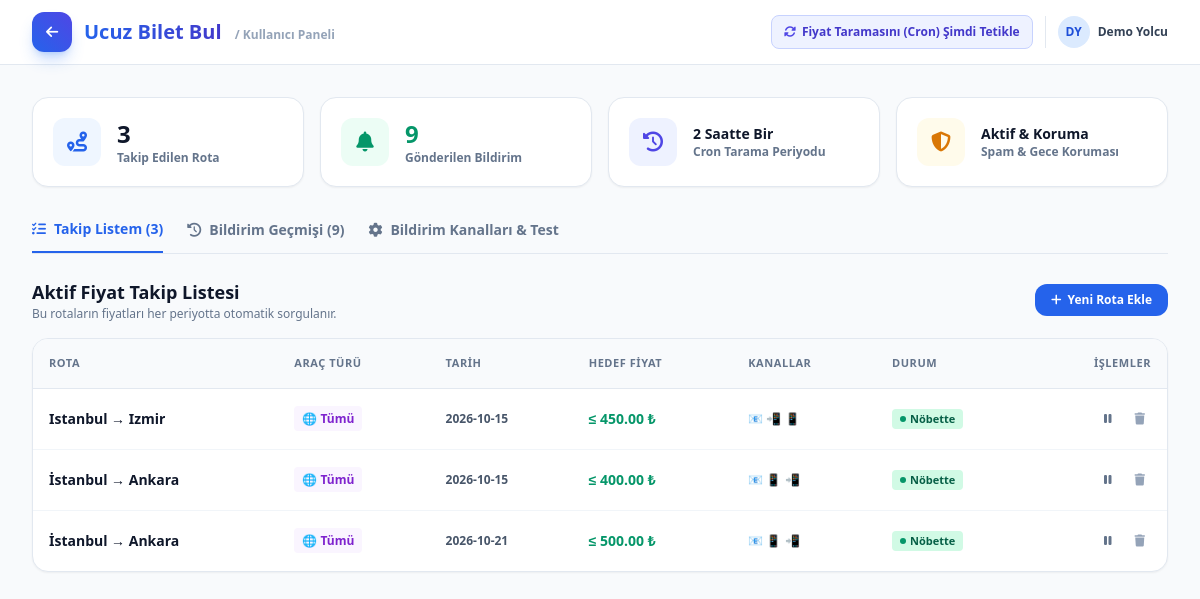
/dashboard, run on the app's committed database.
### tables this page shows
CREATE TABLE users (
            id TEXT PRIMARY KEY,
            email TEXT UNIQUE NOT NULL,
            password_hash TEXT NOT NULL,
            full_name TEXT NOT NULL,
            telegram_chat_id TEXT,
            phone_number TEXT,
            web_push_subscription TEXT,
            notification_preferences TEXT,
            created_at TIMESTAMP DEFAULT CURRENT_TIMESTAMP
        );

CREATE TABLE tracked_routes (
            id TEXT PRIMARY KEY,
            user_id TEXT NOT NULL,
            origin_city TEXT NOT NULL,
            origin_code TEXT,
            destination_city TEXT NOT NULL,
            destination_code TEXT,
            transport_type TEXT NOT NULL, -- 'flight', 'train', 'bus', 'all'
            target_price REAL NOT NULL,
            travel_date_start TEXT NOT NULL,
            travel_date_end TEXT,
            is_active INTEGER DEFAULT 1,
            active_channels TEXT, -- JSON array: ['email', 'push', 'telegram']
            last_checked_at TIMESTAMP,
            last_notified_at TIMESTAMP,
            created_at TIMESTAMP DEFAULT CURRENT_TIMESTAMP,
            FOREIGN KEY (user_id) REFERENCES users(id) ON DELETE CASCADE
        );

### app/main.py (the view)
@app.get("/dashboard", response_class=HTMLResponse)
async def dashboard_page(request: Request):
    demo_user_id = "demo-user-1"
    tracked_routes = await TrackerService.get_user_tracked_routes(demo_user_id)
    logs = await TrackerService.get_notification_logs(demo_user_id)
    conn = await get_db()
    try:
        user_row = await conn.execute("SELECT * FROM users WHERE id = ?", (demo_user_id,))
        user = dict(await user_row.fetchone() or {})
        if user.get("notification_preferences"):
            try:
                user["notification_preferences"] = json.loads(user["notification_preferences"])
            except Exception:
                pass
    finally:
        await conn.close()
    return templates.TemplateResponse(
        request=request,
        name="dashboard.html",
        context={
            "app_name": settings.APP_NAME,
            "cities": TURKEY_CITIES,
            "routes": tracked_routes,
            "logs": logs,
            "user": user
        }
    )

### app/templates/dashboard.html (shortened to what this page needs)
<!DOCTYPE html>
<html lang="tr">
<head>
    <script src="https://cdn.tailwindcss.com"></script>
    <link rel="stylesheet" href="https://cdnjs.cloudflare.com/ajax/libs/font-awesome/6.4.0/css/all.min.css">
    <link rel="stylesheet" href="/static/css/style.css">
</head>
<body class="bg-slate-50 text-slate-800 font-sans antialiased">
    <nav class="bg-white border-b border-slate-200 sticky top-0 z-40">
        <div class="max-w-7xl mx-auto px-4 sm:px-6 lg:px-8 h-16 flex items-center justify-between">
            <div class="flex items-center gap-3">
                <a href="/" class="w-10 h-10 rounded-xl bg-gradient-to-tr from-blue-600 to-indigo-600 flex items-center justify-center text-white text-xl shadow-lg shadow-blue-500/30">
                    <i class="fa-solid fa-arrow-left text-sm"></i>
                </a>
                <div>
                    <a href="/" class="text-xl font-black bg-gradient-to-r from-blue-600 to-indigo-700 bg-clip-text text-transparent">
                    </a>
                    <span class="text-xs text-slate-400 font-semibold ml-2">/ Kullanıcı Paneli</span>
                </div>
            </div>
            <div class="flex items-center gap-3">
                <button onclick="triggerCronNow()" class="bg-indigo-50 hover:bg-indigo-100 text-indigo-700 font-bold px-3 py-2 rounded-lg text-xs flex items-center gap-1.5 border border-indigo-200 transition">
                    <i class="fa-solid fa-rotate text-indigo-600"></i>
                    <span>Fiyat Taramasını (Cron) Şimdi Tetikle</span>
                </button>
                <div class="flex items-center gap-2">
                    <div class="w-8 h-8 rounded-full bg-blue-100 text-blue-700 font-bold flex items-center justify-center text-xs">
                        DY
                    </div>
                    <span class="text-xs font-bold text-slate-700 hidden sm:inline">{{ user.full_name or 'Demo Yolcu' }}</span>
                </div>
            </div>
        </div>
    </nav>
    <main class="max-w-7xl mx-auto px-4 sm:px-6 lg:px-8 py-8">
        <div class="grid grid-cols-1 md:grid-cols-4 gap-4 mb-8">
            <div class="bg-white p-5 rounded-2xl border border-slate-200 shadow-sm flex items-center gap-4">
                <div class="w-12 h-12 rounded-xl bg-blue-50 text-blue-600 flex items-center justify-center text-xl font-bold">
                    <i class="fa-solid fa-route"></i>
                </div>
                <div>
                    <div class="text-2xl font-black text-slate-900" id="statTrackCount">{{ routes|length }}</div>
                    <div class="text-xs text-slate-500 font-semibold">Takip Edilen Rota</div>
                </div>
            </div>
            <div class="bg-white p-5 rounded-2xl border border-slate-200 shadow-sm flex items-center gap-4">
                <div class="w-12 h-12 rounded-xl bg-emerald-50 text-emerald-600 flex items-center justify-center text-xl font-bold">
                    <i class="fa-solid fa-bell"></i>
                </div>
                <div>
                    <div class="text-2xl font-black text-emerald-600">{{ logs|length }}</div>
                    <div class="text-xs text-slate-500 font-semibold">Gönderilen Bildirim</div>
                </div>
            </div>
            <div class="bg-white p-5 rounded-2xl border border-slate-200 shadow-sm flex items-center gap-4">
                <div class="w-12 h-12 rounded-xl bg-indigo-50 text-indigo-600 flex items-center justify-center text-xl font-bold">
                    <i class="fa-solid fa-clock-rotate-left"></i>
                </div>
                <div>
                    <div class="text-sm font-bold text-slate-900">2 Saatte Bir</div>
                    <div class="text-xs text-slate-500 font-semibold">Cron Tarama Periyodu</div>
                </div>
            </div>
            <div class="bg-white p-5 rounded-2xl border border-slate-200 shadow-sm flex items-center gap-4">
                <div class="w-12 h-12 rounded-xl bg-amber-50 text-amber-600 flex items-center justify-center text-xl font-bold">
                    <i class="fa-solid fa-shield-halved"></i>
                </div>
                <div>
                    <div class="text-sm font-bold text-slate-900">Aktif & Koruma</div>
                    <div class="text-xs text-slate-500 font-semibold">Spam & Gece Koruması</div>
                </div>
            </div>
        </div>
        <div class="flex border-b border-slate-200 mb-6 gap-6">
            <button onclick="switchTab('routes')" id="tabBtnRoutes" class="tab-btn active-dash-tab pb-3 font-bold text-sm text-blue-600 border-b-2 border-blue-600 flex items-center gap-2">
                <i class="fa-solid fa-list-check"></i> Takip Listem ({{ routes|length }})
            </button>
            <button onclick="switchTab('logs')" id="tabBtnLogs" class="tab-btn pb-3 font-bold text-sm text-slate-500 hover:text-slate-800 flex items-center gap-2">
                <i class="fa-solid fa-clock-rotate-left"></i> Bildirim Geçmişi ({{ logs|length }})
            </button>
            <button onclick="switchTab('settings')" id="tabBtnSettings" class="tab-btn pb-3 font-bold text-sm text-slate-500 hover:text-slate-800 flex items-center gap-2">
                <i class="fa-solid fa-gear"></i> Bildirim Kanalları & Test
            </button>
        </div>
        <section id="tabContentRoutes" class="space-y-4">
            <div class="flex justify-between items-center mb-4">
                <div>
                    <h2 class="text-lg font-bold text-slate-900">Aktif Fiyat Takip Listesi</h2>
                    <p class="text-xs text-slate-500">Bu rotaların fiyatları her periyotta otomatik sorgulanır.</p>
                </div>
                <a href="/" class="bg-blue-600 hover:bg-blue-700 text-white font-bold px-4 py-2 rounded-xl text-xs flex items-center gap-1.5 transition">
                    <i class="fa-solid fa-plus"></i> Yeni Rota Ekle
                </a>
            </div>
            {% if routes %}
            <div class="bg-white rounded-2xl border border-slate-200 overflow-hidden shadow-sm">
                <div class="overflow-x-auto">
                    <table class="w-full text-left border-collapse">
                        <thead>
                            <tr class="bg-slate-50 border-b border-slate-200 text-slate-500 text-[11px] font-bold uppercase tracking-wider">
                                <th class="p-4">Rota</th>
                                <th class="p-4">Araç Türü</th>
                                <th class="p-4">Tarih</th>
                                <th class="p-4">Hedef Fiyat</th>
                                <th class="p-4">Kanallar</th>
                                <th class="p-4">Durum</th>
                                <th class="p-4 text-right">İşlemler</th>
                            </tr>
                        </thead>
                        <tbody class="divide-y divide-slate-100 text-xs font-semibold">
                            {% for r in routes %}
                            <tr id="route-row-{{ r.id }}" class="hover:bg-slate-50/70 transition">
                                <td class="p-4 font-bold text-slate-900 text-sm">
                                    {{ r.origin_city }} → {{ r.destination_city }}
                                </td>
                                <td class="p-4">
                                    {% if r.transport_type == 'flight' %}
                                    <span class="bg-blue-50 text-blue-700 px-2 py-1 rounded">✈️ Uçak</span>
                                    {% elif r.transport_type == 'train' %}
                                    <span class="bg-emerald-50 text-emerald-700 px-2 py-1 rounded">🚆 Tren</span>
                                    {% elif r.transport_type == 'bus' %}
                                    <span class="bg-amber-50 text-amber-700 px-2 py-1 rounded">🚌 Otobüs</span>
                                    {% else %}
                                    <span class="bg-purple-50 text-purple-700 px-2 py-1 rounded">🌐 Tümü</span>
                                    {% endif %}
                                </td>
                                <td class="p-4 text-slate-600">
                                    {{ r.travel_date_start }}
                                </td>
                                <td class="p-4 font-extrabold text-emerald-600 text-sm">
                                    ≤ {{ "%.2f"|format(r.target_price) }} ₺
                                </td>
                                <td class="p-4 text-slate-500">
                                    {% if r.active_channels %}
                                        {% for ch in r.active_channels %}
                                            {% if ch == 'email' %}<span title="E-Posta">📧</span>{% endif %}
                                            {% if ch == 'push' %}<span title="Tarayıcı">📱</span>{% endif %}
                                            {% if ch == 'telegram' %}<span title="Telegram">📲</span>{% endif %}
                                        {% endfor %}
                                    {% endif %}
                                </td>
                                <td class="p-4">
                                    {% if r.is_active %}
                                    <span class="inline-flex items-center gap-1 bg-emerald-100 text-emerald-800 font-bold px-2 py-0.5 rounded text-[11px]">
                                        <span class="w-1.5 h-1.5 rounded-full bg-emerald-600 animate-pulse"></span> Nöbette
                                    </span>
                                    {% else %}
                                    <span class="bg-slate-100 text-slate-500 font-bold px-2 py-0.5 rounded text-[11px]">
                                        Duraklatıldı
                                    </span>
                                    {% endif %}
                                </td>
                                <td class="p-4 text-right space-x-2">
                                    <button onclick="toggleRoute('{{ r.id }}', {{ 0 if r.is_active else 1 }})" class="p-1.5 text-slate-500 hover:text-blue-600 hover:bg-slate-100 rounded transition" title="{{ 'Duraklat' if r.is_active else 'Aktifleştir' }}">
                                        <i class="fa-solid {{ 'fa-pause' if r.is_active else 'fa-play' }}"></i>
                                    </button>
                                    <button onclick="deleteRoute('{{ r.id }}')" class="p-1.5 text-slate-400 hover:text-rose-600 hover:bg-rose-50 rounded transition" title="Sil">
                                        <i class="fa-solid fa-trash"></i>
                                    </button>
                                </td>
                            </tr>
                            {% endfor %}
                        </tbody>
                    </table>
                </div>
            </div>
            {% endif %}
        </section>
    </main>
</body>
</html>

### data on the page
users: full_name "Demo Yolcu"
tracked_routes: origin_city "Istanbul", destination_city "Izmir", transport_type "🌐 Tümü", travel_date_start "2026-10-15", target_price "450.00", is_active 1 (drawn)
tracked_routes: origin_city "İstanbul", destination_city "Ankara", transport_type "🌐 Tümü", travel_date_start "2026-10-15", target_price "400.00", is_active 1 (drawn)
tracked_routes: origin_city "İstanbul", destination_city "Ankara", transport_type "🌐 Tümü", travel_date_start "2026-10-21", target_price "500.00", is_active 1 (drawn)

### other printed values
{{ routes|length }} "3"
{{ logs|length }} "9"
